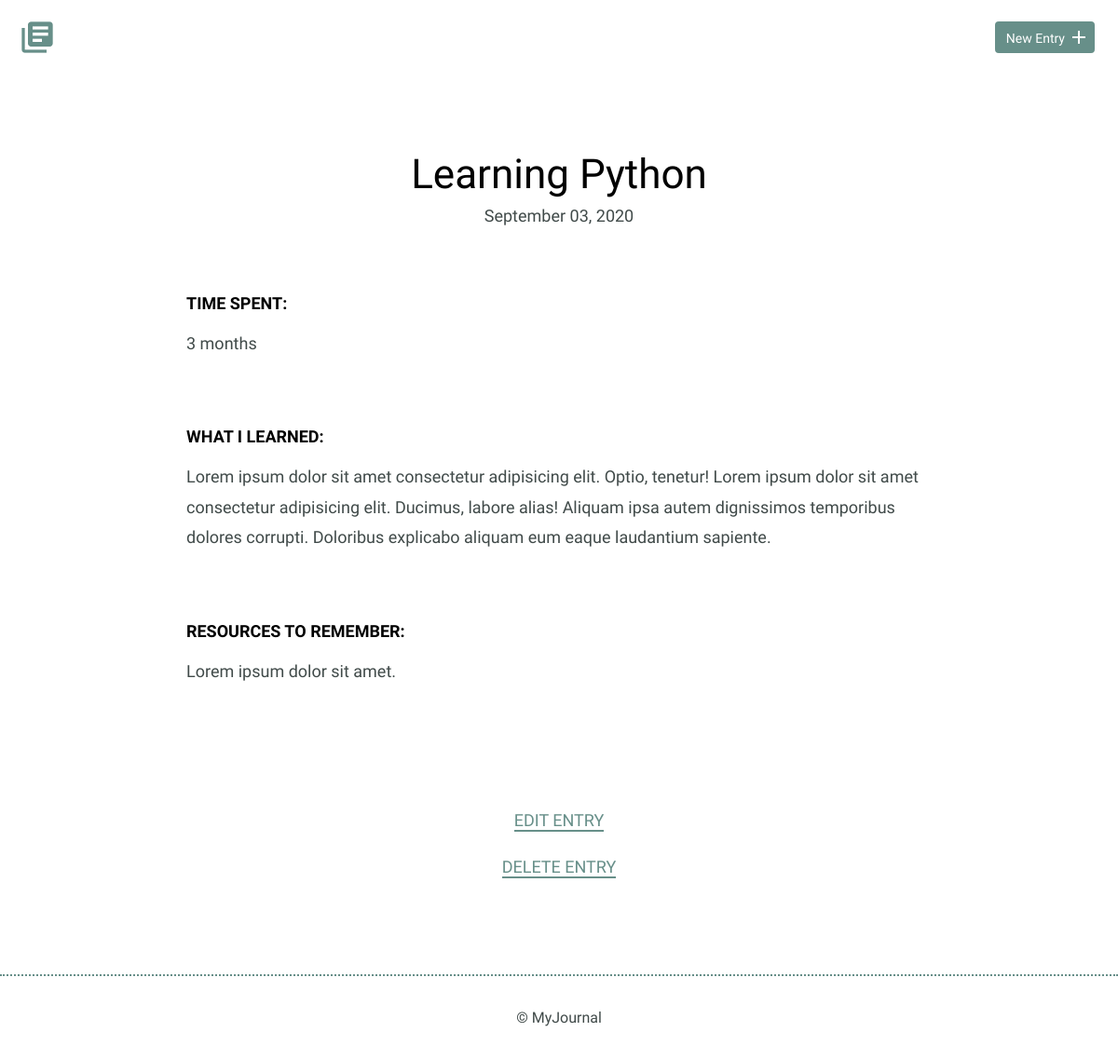
Screenshot of /detail1 with the database file from the repository.
### tables this page shows
CREATE TABLE entries (
        id integer PRIMARY KEY AUTOINCREMENT,
        title text NOT NULL,
        date integer NOT NULL,
        timespent text NOT NULL,
        learned text NOT NULL,
        resources text NOT NULL,
        formattedDate text NOT NULL
    );

### app.py (the view)
@app.route('/detail<the_id>', methods=['GET', 'POST'])
def get_details(the_id):
    row = fetch_one_item_from_database(the_id)
    return render_template('detail.html', row=row)

### manageDB.py (called while the page is built)
def fetch_one_item_from_database(the_id):
    row_dict = {}
    conn = sqlite3.connect('journal.db')
    c = conn.cursor()
    c.execute("SELECT * FROM entries WHERE id = (?)", [str(the_id)])
    items = c.fetchone()
    row_dict['id'] = items[0]
    row_dict['title'] = items[1]
    row_dict['date'] = items[2]
    row_dict['timespent'] = items[3]
    row_dict['learned'] = items[4]
    row_dict['resources'] = items[5]
    row_dict['formattedDate'] = items[6]
    conn.commit()
    conn.close()
    return row_dict

### templates/detail.html (shortened to what this page needs)
<!DOCTYPE html>
<html>
    <head>
        <link rel="stylesheet" href="static/css/normalize.css">
        <link rel="stylesheet" href="static/css/site.css">
    </head>
    <body>
        <header>
            <div class="container">
                <div class="site-header">
                    <a class="logo" href="{{ url_for('start') }}"><i class="material-icons">library_books</i></a>
                    <a class="button icon-right" href="{{ url_for('new_entry') }}"><span>New Entry</span> <i class="material-icons">add</i></a>
                </div>
            </div>
        </header>
        <section>
            <div class="container">
                <div class="entry-list single">
                    <article>
                        <h1>{{row['title']}}</h1>
                        <time datetime="2016-01-31">{{row['formattedDate']}}</time>
                        <div class="entry">
                            <h3>Time Spent: </h3>
                            <p>{{ row['timespent'] }}</p>
                        </div>
                        <div class="entry">
                            <h3>What I Learned:</h3>
                            <p>{{ row['learned'] }}</p>
                        </div>
                        <div class="entry">
                            <h3>Resources to Remember:</h3>
                            <p>{{ row['resources'] }}</p>
                        </div>
                    </article>
                </div>
            </div>
            <div class="edit">
                <p><a href="{{ url_for('edit_post', the_id=row['id']) }}">Edit Entry</a></p>
                <p><a href="{{ url_for('delete_post', the_id=row['id']) }}">Delete Entry</a></p>
            </div>
        </section>
        <footer>
            <div>
                &copy; MyJournal
            </div>
        </footer>
    </body>
</html>

### static/css/site.css (style rules this page uses)
body { font-size: 16px; color: #404a49; font-family: 'Cousine', serif; font-weight: 400; }
.container { margin: 0 auto; padding: 0 25px; }
header .site-header { margin: 0 auto; height: 95px; }
header .logo i { color: #678f89; margin: 20px 0 0 -5px; float: left; font-size: 40px; }
header .button { float: right; margin: 33px 0 0 0; }
footer { text-align: center; padding: 35px 0; border-top: 2px dotted #678f89; }
.button { padding: 8px 10px 6px 10px; background: #678f89; border: 2px solid #678f89; border-radius: 4px; text-decoration: none; color: #FFF; position: relative; text-align: center; font-size: 14px; }
.button.icon-right { padding-right: 30px; top: -10px; }
.button.icon-right i { position: absolute; top: 3px; right: 3px; }
h1, h2, h3 { margin: 0; font-weight: 400; line-height: 1em; color: #000; }
h1 { font-size: 44px; margin-bottom: 12px; }
h3 { font-size: 18px; font-family: 'Work Sans', serif; font-weight: 600; text-transform: uppercase; }
p { line-height: 1.8em; font-size: 18px; }
p a { border-bottom: 2px solid #678f89; padding: 0; color: #678f89; text-decoration: none; }
.entry-list, .edit-entry, .new-entry { max-width: 800px; margin: 0 auto; padding: 70px 0 150px 0; }
.entry-list article { margin-bottom: 70px; text-align: center; }
.entry-list article:last-child { margin-bottom: 0; }
.entry-list.single { padding-bottom: 70px; }
.entry-list.single time { font-size: 18px; }
.entry { max-width: 800px; margin: 75px auto 0 auto; text-align: left; }
.entry p { margin-bottom: 40px; }
.edit { padding-bottom: 80px; text-align: center; margin: 0 auto; }
.edit a { font-weight: 400; text-transform: uppercase; font-size: 18px; }

### rows the page displays
entries: title "Learning Python", formattedDate "September 03, 2020", timespent "3 months", learned "Lorem ipsum dolor sit amet consectetur adipisicing elit. Optio, tenetur! Lorem ipsum dolor sit amet consectetur adipisicing elit. Ducimus, labore alias! Aliquam ipsa autem dignissimos temporibus dolores corrupti. Doloribus explicabo aliquam eum eaque laudantium sapiente.", resources "Lorem ipsum dolor sit amet."
